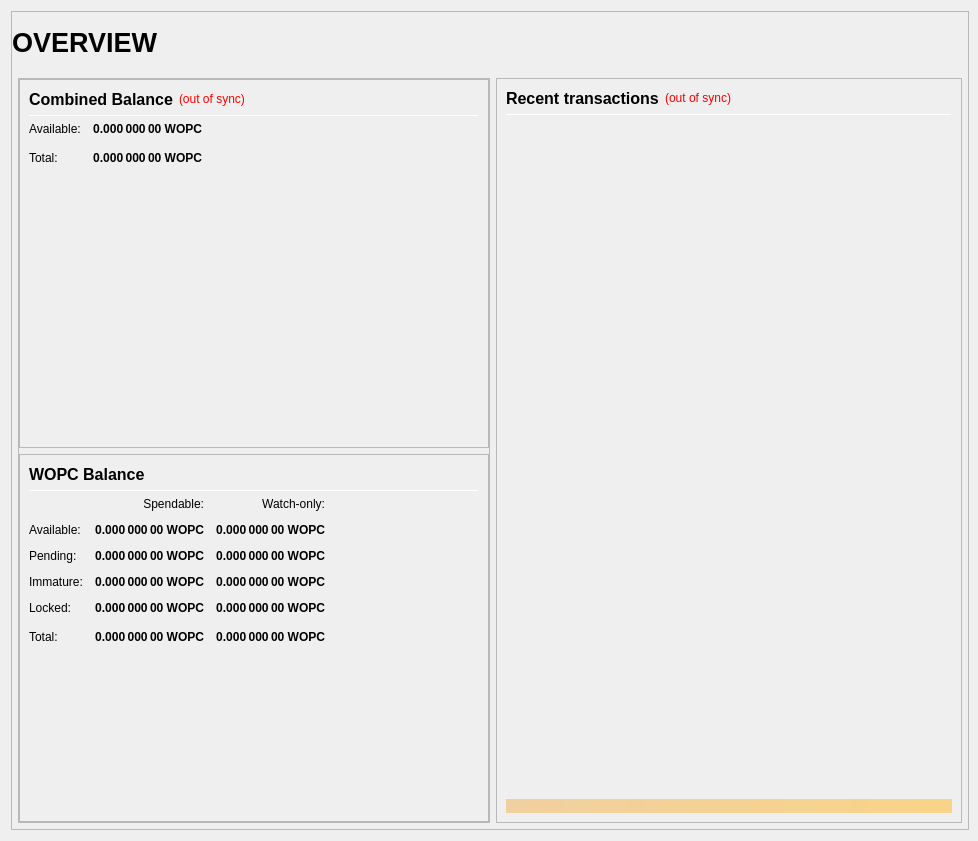
<?xml version="1.0" encoding="UTF-8"?>
<ui version="4.0">
 <class>OverviewPage</class>
 <widget class="QWidget" name="OverviewPage">
  <property name="geometry">
   <rect>
    <x>0</x>
    <y>0</y>
    <width>978</width>
    <height>841</height>
   </rect>
  </property>
  <property name="minimumSize">
   <size>
    <width>960</width>
    <height>682</height>
   </size>
  </property>
  <property name="windowTitle">
   <string>Form</string>
  </property>
  <layout class="QVBoxLayout" name="topLayout" stretch="1">
   <property name="rightMargin">
    <number>9</number>
   </property>
   <item>
    <widget class="QFrame" name="frame_BG">
     <property name="minimumSize">
      <size>
       <width>850</width>
       <height>610</height>
      </size>
     </property>
     <property name="maximumSize">
      <size>
       <width>16777215</width>
       <height>16777215</height>
      </size>
     </property>
     <property name="frameShape">
      <enum>QFrame::StyledPanel</enum>
     </property>
     <property name="frameShadow">
      <enum>QFrame::Raised</enum>
     </property>
     <layout class="QVBoxLayout" name="verticalLayout_3" stretch="1">
      <property name="leftMargin">
       <number>0</number>
      </property>
      <property name="topMargin">
       <number>0</number>
      </property>
      <property name="rightMargin">
       <number>0</number>
      </property>
      <property name="bottomMargin">
       <number>6</number>
      </property>
      <item>
       <layout class="QVBoxLayout" name="verticalLayout_Master" stretch="0,1">
        <property name="leftMargin">
         <number>0</number>
        </property>
        <property name="topMargin">
         <number>0</number>
        </property>
        <property name="rightMargin">
         <number>0</number>
        </property>
        <property name="bottomMargin">
         <number>0</number>
        </property>
        <item>
         <widget class="QFrame" name="frame_Header">
          <layout class="QVBoxLayout" name="verticalLayout_Header" stretch="0">
           <property name="leftMargin">
            <number>0</number>
           </property>
           <property name="topMargin">
            <number>0</number>
           </property>
           <property name="rightMargin">
            <number>0</number>
           </property>
           <property name="bottomMargin">
            <number>0</number>
           </property>
           <item>
            <layout class="QHBoxLayout" name="horizontalLayout_Header" stretch="1,0,1">
             <property name="spacing">
              <number>6</number>
             </property>
             <item>
              <widget class="QLabel" name="labelOverviewHeaderLeft">
               <property name="minimumSize">
                <size>
                 <width>464</width>
                 <height>60</height>
                </size>
               </property>
               <property name="maximumSize">
                <size>
                 <width>16777215</width>
                 <height>60</height>
                </size>
               </property>
               <property name="font">
                <font>
                 <pointsize>20</pointsize>
                 <weight>75</weight>
                 <bold>true</bold>
                </font>
               </property>
               <property name="text">
                <string>OVERVIEW</string>
               </property>
               <property name="alignment">
                <set>Qt::AlignLeading|Qt::AlignLeft|Qt::AlignVCenter</set>
               </property>
              </widget>
             </item>
             <item>
              <spacer name="horizontalSpacer_Header">
               <property name="orientation">
                <enum>Qt::Horizontal</enum>
               </property>
               <property name="sizeHint" stdset="0">
                <size>
                 <width>40</width>
                 <height>20</height>
                </size>
               </property>
              </spacer>
             </item>
             <item>
              <widget class="QLabel" name="labelOverviewHeaderRight">
               <property name="minimumSize">
                <size>
                 <width>464</width>
                 <height>60</height>
                </size>
               </property>
               <property name="maximumSize">
                <size>
                 <width>16777215</width>
                 <height>60</height>
                </size>
               </property>
               <property name="font">
                <font>
                 <pointsize>14</pointsize>
                </font>
               </property>
               <property name="text">
                <string/>
               </property>
               <property name="alignment">
                <set>Qt::AlignRight|Qt::AlignTrailing|Qt::AlignVCenter</set>
               </property>
              </widget>
             </item>
            </layout>
           </item>
          </layout>
         </widget>
        </item>
        <item>
         <widget class="QFrame" name="frame_Content">
          <layout class="QVBoxLayout" name="verticalLayout_Content">
           <property name="leftMargin">
            <number>6</number>
           </property>
           <property name="topMargin">
            <number>0</number>
           </property>
           <property name="rightMargin">
            <number>6</number>
           </property>
           <property name="bottomMargin">
            <number>0</number>
           </property>
           <item>
            <layout class="QHBoxLayout" name="horizontalLayout_Content" stretch="1,1">
             <property name="spacing">
              <number>6</number>
             </property>
             <item>
              <layout class="QVBoxLayout" name="verticalLayout_left" stretch="1">
               <item>
                <widget class="QFrame" name="frameObfuscation">
                 <property name="minimumSize">
                  <size>
                   <width>0</width>
                   <height>0</height>
                  </size>
                 </property>
                 <property name="frameShape">
                  <enum>QFrame::StyledPanel</enum>
                 </property>
                 <property name="frameShadow">
                  <enum>QFrame::Raised</enum>
                 </property>
                 <layout class="QVBoxLayout" name="verticalLayout" stretch="0,0,0">
                  <property name="leftMargin">
                   <number>0</number>
                  </property>
                  <property name="topMargin">
                   <number>0</number>
                  </property>
                  <property name="rightMargin">
                   <number>0</number>
                  </property>
                  <property name="bottomMargin">
                   <number>0</number>
                  </property>
                  <item>
                   <widget class="QFrame" name="frame_CombinedBalances">
                    <property name="minimumSize">
                     <size>
                      <width>470</width>
                      <height>0</height>
                     </size>
                    </property>
                    <property name="frameShape">
                     <enum>QFrame::StyledPanel</enum>
                    </property>
                    <property name="frameShadow">
                     <enum>QFrame::Raised</enum>
                    </property>
                    <layout class="QVBoxLayout" name="verticalLayout_5">
                     <item>
                      <layout class="QHBoxLayout" name="horizontalLayout_5" stretch="0,0,0">
                       <item>
                        <widget class="QLabel" name="label_5z">
                         <property name="minimumSize">
                          <size>
                           <width>0</width>
                           <height>20</height>
                          </size>
                         </property>
                         <property name="font">
                          <font>
                           <pointsize>12</pointsize>
                           <weight>75</weight>
                           <bold>true</bold>
                          </font>
                         </property>
                         <property name="toolTip">
                          <string>Combined Balance (including unconfirmed and immature coins)</string>
                         </property>
                         <property name="text">
                          <string>Combined Balance</string>
                         </property>
                        </widget>
                       </item>
                       <item>
                        <widget class="QLabel" name="labelWalletStatus">
                         <property name="cursor">
                          <cursorShape>WhatsThisCursor</cursorShape>
                         </property>
                         <property name="toolTip">
                          <string>The displayed information may be out of date. Your wallet automatically synchronizes with the WorkPlaceCoin network after a connection is established, but this process has not completed yet.</string>
                         </property>
                         <property name="styleSheet">
                          <string notr="true">QLabel { color: red; }</string>
                         </property>
                         <property name="text">
                          <string notr="true">(out of sync)</string>
                         </property>
                         <property name="alignment">
                          <set>Qt::AlignLeading|Qt::AlignLeft|Qt::AlignVCenter</set>
                         </property>
                        </widget>
                       </item>
                       <item>
                        <spacer name="horizontalSpacer_1">
                         <property name="orientation">
                          <enum>Qt::Horizontal</enum>
                         </property>
                         <property name="sizeHint" stdset="0">
                          <size>
                           <width>40</width>
                           <height>20</height>
                          </size>
                         </property>
                        </spacer>
                       </item>
                      </layout>
                     </item>
                     <item>
                      <widget class="Line" name="line_CombinedBalance">
                       <property name="minimumSize">
                        <size>
                         <width>0</width>
                         <height>1</height>
                        </size>
                       </property>
                       <property name="maximumSize">
                        <size>
                         <width>16777215</width>
                         <height>1</height>
                        </size>
                       </property>
                       <property name="orientation">
                        <enum>Qt::Horizontal</enum>
                       </property>
                      </widget>
                     </item>
                     <item>
                      <layout class="QGridLayout" name="gridLayout_3">
                       <property name="spacing">
                        <number>12</number>
                       </property>
                       <item row="1" column="0">
                        <widget class="QLabel" name="labelBalanceTextz">
                         <property name="text">
                          <string>Available:</string>
                         </property>
                        </widget>
                       </item>
                       <item row="1" column="1">
                        <widget class="QLabel" name="labelBalancez">
                         <property name="font">
                          <font>
                           <weight>75</weight>
                           <bold>true</bold>
                          </font>
                         </property>
                         <property name="cursor">
                          <cursorShape>IBeamCursor</cursorShape>
                         </property>
                         <property name="toolTip">
                          <string>Your current spendable balance</string>
                         </property>
                         <property name="text">
                          <string notr="true">0.000 000 00 WOPC</string>
                         </property>
                         <property name="alignment">
                          <set>Qt::AlignRight|Qt::AlignTrailing|Qt::AlignVCenter</set>
                         </property>
                         <property name="textInteractionFlags">
                          <set>Qt::LinksAccessibleByMouse|Qt::TextSelectableByKeyboard|Qt::TextSelectableByMouse</set>
                         </property>
                        </widget>
                       </item>
                       <item row="2" column="0">
                        <widget class="QLabel" name="labelTotalTextz">
                         <property name="text">
                          <string>Total:</string>
                         </property>
                        </widget>
                       </item>
                       <item row="2" column="1">
                        <widget class="QLabel" name="labelTotalz">
                         <property name="font">
                          <font>
                           <weight>75</weight>
                           <bold>true</bold>
                          </font>
                         </property>
                         <property name="cursor">
                          <cursorShape>IBeamCursor</cursorShape>
                         </property>
                         <property name="toolTip">
                          <string>Total Balance, including all unavailable coins.</string>
                         </property>
                         <property name="text">
                          <string notr="true">0.000 000 00 WOPC</string>
                         </property>
                         <property name="alignment">
                          <set>Qt::AlignRight|Qt::AlignTrailing|Qt::AlignVCenter</set>
                         </property>
                         <property name="textInteractionFlags">
                          <set>Qt::LinksAccessibleByMouse|Qt::TextSelectableByKeyboard|Qt::TextSelectableByMouse</set>
                         </property>
                        </widget>
                       </item>
                       <item row="2" column="3">
                        <spacer name="horizontalSpacer_2">
                         <property name="orientation">
                          <enum>Qt::Horizontal</enum>
                         </property>
                         <property name="sizeHint" stdset="0">
                          <size>
                           <width>40</width>
                           <height>20</height>
                          </size>
                         </property>
                        </spacer>
                       </item>
                      </layout>
                     </item>
                     <item>
                      <spacer name="verticalSpacer_1">
                       <property name="orientation">
                        <enum>Qt::Vertical</enum>
                       </property>
                       <property name="sizeHint" stdset="0">
                        <size>
                         <width>20</width>
                         <height>40</height>
                        </size>
                       </property>
                      </spacer>
                     </item>
                    </layout>
                   </widget>
                  </item>
                  <item>
                   <widget class="QFrame" name="frame_Balances">
                    <property name="frameShape">
                     <enum>QFrame::StyledPanel</enum>
                    </property>
                    <property name="frameShadow">
                     <enum>QFrame::Raised</enum>
                    </property>
                    <layout class="QVBoxLayout" name="verticalLayout_4">
                     <item>
                      <layout class="QHBoxLayout" name="horizontalLayout_4">
                       <item>
                        <widget class="QLabel" name="label_5">
                         <property name="minimumSize">
                          <size>
                           <width>0</width>
                           <height>20</height>
                          </size>
                         </property>
                         <property name="font">
                          <font>
                           <pointsize>12</pointsize>
                           <weight>75</weight>
                           <bold>true</bold>
                          </font>
                         </property>
                         <property name="text">
                          <string>WOPC Balance</string>
                         </property>
                        </widget>
                       </item>
                       <item>
                        <spacer name="horizontalSpacer_3">
                         <property name="orientation">
                          <enum>Qt::Horizontal</enum>
                         </property>
                         <property name="sizeHint" stdset="0">
                          <size>
                           <width>40</width>
                           <height>20</height>
                          </size>
                         </property>
                        </spacer>
                       </item>
                      </layout>
                     </item>
                     <item>
                      <widget class="Line" name="line_Balance">
                       <property name="minimumSize">
                        <size>
                         <width>0</width>
                         <height>1</height>
                        </size>
                       </property>
                       <property name="maximumSize">
                        <size>
                         <width>16777215</width>
                         <height>1</height>
                        </size>
                       </property>
                       <property name="orientation">
                        <enum>Qt::Horizontal</enum>
                       </property>
                      </widget>
                     </item>
                     <item>
                      <layout class="QGridLayout" name="gridLayout">
                       <property name="spacing">
                        <number>12</number>
                       </property>
                       <item row="0" column="1">
                        <widget class="QLabel" name="labelSpendable">
                         <property name="text">
                          <string>Spendable:</string>
                         </property>
                         <property name="alignment">
                          <set>Qt::AlignRight|Qt::AlignTrailing|Qt::AlignVCenter</set>
                         </property>
                        </widget>
                       </item>
                       <item row="0" column="2">
                        <widget class="QLabel" name="labelWatchonly">
                         <property name="text">
                          <string>Watch-only:</string>
                         </property>
                         <property name="alignment">
                          <set>Qt::AlignRight|Qt::AlignTrailing|Qt::AlignVCenter</set>
                         </property>
                        </widget>
                       </item>
                       <item row="1" column="0">
                        <widget class="QLabel" name="labelBalanceText">
                         <property name="text">
                          <string>Available:</string>
                         </property>
                        </widget>
                       </item>
                       <item row="1" column="1">
                        <widget class="QLabel" name="labelBalance">
                         <property name="font">
                          <font>
                           <weight>75</weight>
                           <bold>true</bold>
                          </font>
                         </property>
                         <property name="cursor">
                          <cursorShape>IBeamCursor</cursorShape>
                         </property>
                         <property name="toolTip">
                          <string>Your current spendable balance</string>
                         </property>
                         <property name="text">
                          <string notr="true">0.000 000 00 WOPC</string>
                         </property>
                         <property name="alignment">
                          <set>Qt::AlignRight|Qt::AlignTrailing|Qt::AlignVCenter</set>
                         </property>
                         <property name="textInteractionFlags">
                          <set>Qt::LinksAccessibleByMouse|Qt::TextSelectableByKeyboard|Qt::TextSelectableByMouse</set>
                         </property>
                        </widget>
                       </item>
                       <item row="1" column="2">
                        <widget class="QLabel" name="labelWatchAvailable">
                         <property name="font">
                          <font>
                           <weight>75</weight>
                           <bold>true</bold>
                          </font>
                         </property>
                         <property name="cursor">
                          <cursorShape>IBeamCursor</cursorShape>
                         </property>
                         <property name="toolTip">
                          <string>Your current balance in watch-only addresses</string>
                         </property>
                         <property name="text">
                          <string notr="true">0.000 000 00 WOPC</string>
                         </property>
                         <property name="alignment">
                          <set>Qt::AlignRight|Qt::AlignTrailing|Qt::AlignVCenter</set>
                         </property>
                         <property name="textInteractionFlags">
                          <set>Qt::LinksAccessibleByMouse|Qt::TextSelectableByKeyboard|Qt::TextSelectableByMouse</set>
                         </property>
                        </widget>
                       </item>
                       <item row="2" column="0">
                        <widget class="QLabel" name="labelPendingText">
                         <property name="text">
                          <string>Pending:</string>
                         </property>
                        </widget>
                       </item>
                       <item row="2" column="1">
                        <widget class="QLabel" name="labelUnconfirmed">
                         <property name="font">
                          <font>
                           <weight>75</weight>
                           <bold>true</bold>
                          </font>
                         </property>
                         <property name="cursor">
                          <cursorShape>IBeamCursor</cursorShape>
                         </property>
                         <property name="toolTip">
                          <string>Total of transactions that have yet to be confirmed, and do not yet count toward the spendable balance</string>
                         </property>
                         <property name="text">
                          <string notr="true">0.000 000 00 WOPC</string>
                         </property>
                         <property name="alignment">
                          <set>Qt::AlignRight|Qt::AlignTrailing|Qt::AlignVCenter</set>
                         </property>
                         <property name="textInteractionFlags">
                          <set>Qt::LinksAccessibleByMouse|Qt::TextSelectableByKeyboard|Qt::TextSelectableByMouse</set>
                         </property>
                        </widget>
                       </item>
                       <item row="2" column="2">
                        <widget class="QLabel" name="labelWatchPending">
                         <property name="font">
                          <font>
                           <weight>75</weight>
                           <bold>true</bold>
                          </font>
                         </property>
                         <property name="cursor">
                          <cursorShape>IBeamCursor</cursorShape>
                         </property>
                         <property name="toolTip">
                          <string>Unconfirmed transactions to watch-only addresses</string>
                         </property>
                         <property name="text">
                          <string notr="true">0.000 000 00 WOPC</string>
                         </property>
                         <property name="alignment">
                          <set>Qt::AlignRight|Qt::AlignTrailing|Qt::AlignVCenter</set>
                         </property>
                         <property name="textInteractionFlags">
                          <set>Qt::LinksAccessibleByMouse|Qt::TextSelectableByKeyboard|Qt::TextSelectableByMouse</set>
                         </property>
                        </widget>
                       </item>
                       <item row="3" column="0">
                        <widget class="QLabel" name="labelImmatureText">
                         <property name="text">
                          <string>Immature:</string>
                         </property>
                        </widget>
                       </item>
                       <item row="3" column="1">
                        <widget class="QLabel" name="labelImmature">
                         <property name="font">
                          <font>
                           <weight>75</weight>
                           <bold>true</bold>
                          </font>
                         </property>
                         <property name="cursor">
                          <cursorShape>IBeamCursor</cursorShape>
                         </property>
                         <property name="toolTip">
                          <string>Staked or masternode rewards that has not yet matured</string>
                         </property>
                         <property name="text">
                          <string notr="true">0.000 000 00 WOPC</string>
                         </property>
                         <property name="alignment">
                          <set>Qt::AlignRight|Qt::AlignTrailing|Qt::AlignVCenter</set>
                         </property>
                         <property name="textInteractionFlags">
                          <set>Qt::LinksAccessibleByMouse|Qt::TextSelectableByKeyboard|Qt::TextSelectableByMouse</set>
                         </property>
                        </widget>
                       </item>
                       <item row="3" column="2">
                        <widget class="QLabel" name="labelWatchImmature">
                         <property name="font">
                          <font>
                           <weight>75</weight>
                           <bold>true</bold>
                          </font>
                         </property>
                         <property name="cursor">
                          <cursorShape>IBeamCursor</cursorShape>
                         </property>
                         <property name="toolTip">
                          <string>Staked or masternode rewards in watch-only addresses that has not yet matured</string>
                         </property>
                         <property name="text">
                          <string notr="true">0.000 000 00 WOPC</string>
                         </property>
                         <property name="alignment">
                          <set>Qt::AlignRight|Qt::AlignTrailing|Qt::AlignVCenter</set>
                         </property>
                         <property name="textInteractionFlags">
                          <set>Qt::LinksAccessibleByMouse|Qt::TextSelectableByKeyboard|Qt::TextSelectableByMouse</set>
                         </property>
                        </widget>
                       </item>
                       <item row="4" column="0">
                        <widget class="QLabel" name="labelLockedBalanceText">
                         <property name="toolTip">
                          <string>Locked WOPC or Masternode collaterals. These are excluded from zWOPC minting.</string>
                         </property>
                         <property name="text">
                          <string>Locked:</string>
                         </property>
                        </widget>
                       </item>
                       <item row="4" column="1">
                        <widget class="QLabel" name="labelLockedBalance">
                         <property name="font">
                          <font>
                           <weight>75</weight>
                           <bold>true</bold>
                          </font>
                         </property>
                         <property name="cursor">
                          <cursorShape>IBeamCursor</cursorShape>
                         </property>
                         <property name="toolTip">
                          <string>Locked WOPC or Masternode collaterals. These are excluded from zWOPC minting.</string>
                         </property>
                         <property name="text">
                          <string notr="true">0.000 000 00 WOPC</string>
                         </property>
                         <property name="alignment">
                          <set>Qt::AlignRight|Qt::AlignTrailing|Qt::AlignVCenter</set>
                         </property>
                         <property name="textInteractionFlags">
                          <set>Qt::LinksAccessibleByMouse|Qt::TextSelectableByKeyboard|Qt::TextSelectableByMouse</set>
                         </property>
                        </widget>
                       </item>
                       <item row="4" column="2">
                        <widget class="QLabel" name="labelWatchLocked">
                         <property name="font">
                          <font>
                           <weight>75</weight>
                           <bold>true</bold>
                          </font>
                         </property>
                         <property name="cursor">
                          <cursorShape>IBeamCursor</cursorShape>
                         </property>
                         <property name="toolTip">
                          <string>Current locked balance in watch-only addresses</string>
                         </property>
                         <property name="text">
                          <string notr="true">0.000 000 00 WOPC</string>
                         </property>
                         <property name="alignment">
                          <set>Qt::AlignRight|Qt::AlignTrailing|Qt::AlignVCenter</set>
                         </property>
                         <property name="textInteractionFlags">
                          <set>Qt::LinksAccessibleByMouse|Qt::TextSelectableByKeyboard|Qt::TextSelectableByMouse</set>
                         </property>
                        </widget>
                       </item>
                       <item row="5" column="0">
                        <widget class="QLabel" name="labelTotalText">
                         <property name="toolTip">
                          <string>Your current WorkPlaceCoin balance, unconfirmed and immature transactions included</string>
                         </property>
                         <property name="text">
                          <string>Total:</string>
                         </property>
                        </widget>
                       </item>
                       <item row="5" column="1">
                        <widget class="QLabel" name="labelTotal">
                         <property name="font">
                          <font>
                           <weight>75</weight>
                           <bold>true</bold>
                          </font>
                         </property>
                         <property name="cursor">
                          <cursorShape>IBeamCursor</cursorShape>
                         </property>
                         <property name="toolTip">
                          <string>Your current WorkPlaceCoin balance, unconfirmed and immature transactions included</string>
                         </property>
                         <property name="text">
                          <string notr="true">0.000 000 00 WOPC</string>
                         </property>
                         <property name="alignment">
                          <set>Qt::AlignRight|Qt::AlignTrailing|Qt::AlignVCenter</set>
                         </property>
                         <property name="textInteractionFlags">
                          <set>Qt::LinksAccessibleByMouse|Qt::TextSelectableByKeyboard|Qt::TextSelectableByMouse</set>
                         </property>
                        </widget>
                       </item>
                       <item row="5" column="2">
                        <widget class="QLabel" name="labelWatchTotal">
                         <property name="font">
                          <font>
                           <weight>75</weight>
                           <bold>true</bold>
                          </font>
                         </property>
                         <property name="cursor">
                          <cursorShape>IBeamCursor</cursorShape>
                         </property>
                         <property name="toolTip">
                          <string>Current total balance in watch-only addresses</string>
                         </property>
                         <property name="text">
                          <string notr="true">0.000 000 00 WOPC</string>
                         </property>
                         <property name="alignment">
                          <set>Qt::AlignRight|Qt::AlignTrailing|Qt::AlignVCenter</set>
                         </property>
                         <property name="textInteractionFlags">
                          <set>Qt::LinksAccessibleByMouse|Qt::TextSelectableByKeyboard|Qt::TextSelectableByMouse</set>
                         </property>
                        </widget>
                       </item>
                       <item row="5" column="3">
                        <spacer name="horizontalSpacer_9">
                         <property name="orientation">
                          <enum>Qt::Horizontal</enum>
                         </property>
                         <property name="sizeHint" stdset="0">
                          <size>
                           <width>40</width>
                           <height>20</height>
                          </size>
                         </property>
                        </spacer>
                       </item>
                      </layout>
                     </item>
                     <item>
                      <spacer name="verticalSpacer_3">
                       <property name="orientation">
                        <enum>Qt::Vertical</enum>
                       </property>
                       <property name="sizeHint" stdset="0">
                        <size>
                         <width>20</width>
                         <height>40</height>
                        </size>
                       </property>
                      </spacer>
                     </item>
                    </layout>
                   </widget>
                  </item>
                 </layout>
                </widget>
               </item>
              </layout>
             </item>
             <item>
              <layout class="QVBoxLayout" name="verticalLayout_right" stretch="1">
               <item>
                <widget class="QFrame" name="frame_RecentTransactions">
                 <property name="minimumSize">
                  <size>
                   <width>0</width>
                   <height>0</height>
                  </size>
                 </property>
                 <property name="frameShape">
                  <enum>QFrame::StyledPanel</enum>
                 </property>
                 <property name="frameShadow">
                  <enum>QFrame::Raised</enum>
                 </property>
                 <layout class="QVBoxLayout" name="verticalLayout_1" stretch="0,0,0,0,0">
                  <item>
                   <layout class="QHBoxLayout" name="horizontalLayout_2">
                    <item>
                     <widget class="QLabel" name="label_4">
                      <property name="minimumSize">
                       <size>
                        <width>0</width>
                        <height>20</height>
                       </size>
                      </property>
                      <property name="font">
                       <font>
                        <pointsize>12</pointsize>
                        <weight>75</weight>
                        <bold>true</bold>
                       </font>
                      </property>
                      <property name="text">
                       <string>Recent transactions</string>
                      </property>
                     </widget>
                    </item>
                    <item>
                     <widget class="QLabel" name="labelTransactionsStatus">
                      <property name="cursor">
                       <cursorShape>WhatsThisCursor</cursorShape>
                      </property>
                      <property name="toolTip">
                       <string>The displayed information may be out of date. Your wallet automatically synchronizes with the WorkPlaceCoin network after a connection is established, but this process has not completed yet.</string>
                      </property>
                      <property name="styleSheet">
                       <string notr="true">QLabel { color: red; }</string>
                      </property>
                      <property name="text">
                       <string notr="true">(out of sync)</string>
                      </property>
                      <property name="alignment">
                       <set>Qt::AlignRight|Qt::AlignTrailing|Qt::AlignVCenter</set>
                      </property>
                     </widget>
                    </item>
                    <item>
                     <spacer name="horizontalSpacer">
                      <property name="orientation">
                       <enum>Qt::Horizontal</enum>
                      </property>
                      <property name="sizeHint" stdset="0">
                       <size>
                        <width>40</width>
                        <height>20</height>
                       </size>
                      </property>
                     </spacer>
                    </item>
                   </layout>
                  </item>
                  <item>
                   <widget class="Line" name="line">
                    <property name="minimumSize">
                     <size>
                      <width>0</width>
                      <height>1</height>
                     </size>
                    </property>
                    <property name="maximumSize">
                     <size>
                      <width>16777215</width>
                      <height>1</height>
                     </size>
                    </property>
                    <property name="orientation">
                     <enum>Qt::Horizontal</enum>
                    </property>
                   </widget>
                  </item>
                  <item>
                   <widget class="QListView" name="listTransactions">
                    <property name="minimumSize">
                     <size>
                      <width>0</width>
                      <height>0</height>
                     </size>
                    </property>
                    <property name="styleSheet">
                     <string notr="true">QListView { background: transparent; }</string>
                    </property>
                    <property name="frameShape">
                     <enum>QFrame::NoFrame</enum>
                    </property>
                    <property name="verticalScrollBarPolicy">
                     <enum>Qt::ScrollBarAlwaysOff</enum>
                    </property>
                    <property name="horizontalScrollBarPolicy">
                     <enum>Qt::ScrollBarAlwaysOff</enum>
                    </property>
                    <property name="selectionMode">
                     <enum>QAbstractItemView::NoSelection</enum>
                    </property>
                   </widget>
                  </item>
                  <item>
                   <spacer name="verticalSpacer_2">
                    <property name="orientation">
                     <enum>Qt::Vertical</enum>
                    </property>
                    <property name="sizeType">
                     <enum>QSizePolicy::Expanding</enum>
                    </property>
                    <property name="sizeHint" stdset="0">
                     <size>
                      <width>20</width>
                      <height>40</height>
                     </size>
                    </property>
                   </spacer>
                  </item>
                  <item>
                   <widget class="QLabel" name="labelAlerts">
                    <property name="maximumSize">
                     <size>
                      <width>16777215</width>
                      <height>16777215</height>
                     </size>
                    </property>
                    <property name="styleSheet">
                     <string notr="true">background-color: qlineargradient(x1: 0, y1: 0, x2: 1, y2: 0, stop:0 #F0D0A0, stop:1 #F8D488); color:#000000;</string>
                    </property>
                    <property name="text">
                     <string/>
                    </property>
                    <property name="wordWrap">
                     <bool>true</bool>
                    </property>
                    <property name="margin">
                     <number>3</number>
                    </property>
                   </widget>
                  </item>
                 </layout>
                </widget>
               </item>
              </layout>
             </item>
            </layout>
           </item>
          </layout>
         </widget>
        </item>
       </layout>
      </item>
     </layout>
    </widget>
   </item>
  </layout>
 </widget>
 <resources/>
 <connections/>
</ui>
